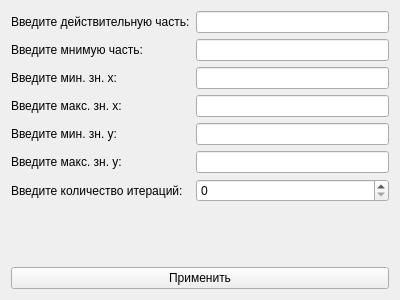
<?xml version="1.0" encoding="UTF-8"?>
<ui version="4.0">
 <class>Setting</class>
 <widget class="QWidget" name="Setting">
  <property name="geometry">
   <rect>
    <x>0</x>
    <y>0</y>
    <width>400</width>
    <height>300</height>
   </rect>
  </property>
  <property name="windowTitle">
   <string>Настройки</string>
  </property>
  <layout class="QVBoxLayout" name="verticalLayout">
   <item>
    <layout class="QFormLayout" name="formLayout">
     <item row="0" column="1">
      <widget class="QLineEdit" name="realLineEdit">
       <property name="maxLength">
        <number>5</number>
       </property>
      </widget>
     </item>
     <item row="1" column="0">
      <widget class="QLabel" name="label_6">
       <property name="text">
        <string>Введите мнимую часть:</string>
       </property>
      </widget>
     </item>
     <item row="2" column="0">
      <widget class="QLabel" name="label">
       <property name="text">
        <string>Введите мин. зн. x:</string>
       </property>
      </widget>
     </item>
     <item row="2" column="1">
      <widget class="QLineEdit" name="xminLineEdit">
       <property name="maxLength">
        <number>5</number>
       </property>
      </widget>
     </item>
     <item row="3" column="0">
      <widget class="QLabel" name="label_2">
       <property name="text">
        <string>Введите макс. зн. x:</string>
       </property>
      </widget>
     </item>
     <item row="3" column="1">
      <widget class="QLineEdit" name="xmaxLineEdit">
       <property name="maxLength">
        <number>5</number>
       </property>
      </widget>
     </item>
     <item row="4" column="0">
      <widget class="QLabel" name="label_3">
       <property name="text">
        <string>Введите мин. зн. y:</string>
       </property>
      </widget>
     </item>
     <item row="4" column="1">
      <widget class="QLineEdit" name="yminLineEdit">
       <property name="maxLength">
        <number>5</number>
       </property>
      </widget>
     </item>
     <item row="5" column="0">
      <widget class="QLabel" name="label_4">
       <property name="text">
        <string>Введите макс. зн. y:</string>
       </property>
      </widget>
     </item>
     <item row="5" column="1">
      <widget class="QLineEdit" name="ymaxLineEdit">
       <property name="maxLength">
        <number>5</number>
       </property>
      </widget>
     </item>
     <item row="6" column="0">
      <widget class="QLabel" name="label_5">
       <property name="text">
        <string>Введите количество итераций:</string>
       </property>
      </widget>
     </item>
     <item row="6" column="1">
      <widget class="QSpinBox" name="maxIterations">
       <property name="maximum">
        <number>99999</number>
       </property>
      </widget>
     </item>
     <item row="1" column="1">
      <widget class="QLineEdit" name="imgLineEdit">
       <property name="maxLength">
        <number>5</number>
       </property>
       <property name="frame">
        <bool>true</bool>
       </property>
      </widget>
     </item>
     <item row="0" column="0">
      <widget class="QLabel" name="label_7">
       <property name="text">
        <string>Введите действительную часть:</string>
       </property>
      </widget>
     </item>
    </layout>
   </item>
   <item>
    <widget class="QPushButton" name="applyButton">
     <property name="text">
      <string>Применить</string>
     </property>
    </widget>
   </item>
  </layout>
 </widget>
 <resources/>
 <connections/>
</ui>
